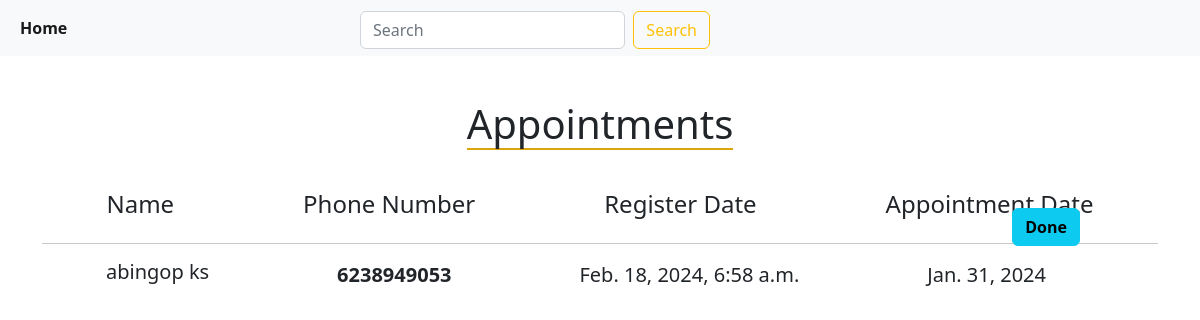
/detail/, run on the app's committed database.
### medicalapp/models.py (models this page shows)
class Task(models.Model):
    task=models.TextField()
    priority=models.IntegerField()
    date = models.DateField()
    created=models.DateTimeField(auto_now_add=True)

### medicalapp/views.py (the view)
# urls.py: path('detail/',views.detail,name='detail'),
def detail(req):
    data=Task.objects.all()
    return render(req,'admin.html',{'data':data})

### servicepp/context_processors.py (called while the page is built)
def menu_links(req):
    links=Service.objects.all()
    return dict(links=links)

### templates/admin.html (shortened to what this page needs)
{% load static %}
<!doctype html>
<html lang="en">
  <head>
    <link href="https://cdn.jsdelivr.net/npm/bootstrap@5.2.3/dist/css/bootstrap.min.css" rel="stylesheet">
    <link rel="stylesheet" href="{% static 'css/main.css' %}">
    <link rel="stylesheet" href="https://cdn.jsdelivr.net/npm/bootstrap-icons@1.11.3/font/bootstrap-icons.min.css">
  </head>
  <body>
<nav class="navbar navbar-expand-lg bg-light fixed-top ">
  <div class="container-fluid ">
    <div class="collapse navbar-collapse" id="navbarSupportedContent">
      <ul class="navbar-nav me-auto mb-2 mb-lg-0 ">
        <li class="nav-item ">
          <a class="nav-link active d" aria-current="page" href="{% url 'med:home' %}"><b>Home</b></a>
        </li>
      </ul>
      <form class="d-flex" role="search" method="get" action="">
  <div class="div_new3">
  <input class="form-control me-2 " type="search" name="q" placeholder="Search" aria-label="Search">
  <button class="btn btn-outline-warning" type="submit">Search</button>
</div>
</form>
    </div>
  </div>
</nav>
    <div class="container ">
      <div class="row">
           <div class="col-lg-12 d-flex justify-content-center">
               <h1 class="hd_app">Appointments</h1>
           </div>
      </div>
      <div class="row">
        <div class="col-lg-12 ">
          <div class="div_app  ">
            <h4>Name</h4>
            <h4>Phone Number</h4>
            <h4>Register Date</h4>
            <h4>Appointment Date</h4>
          </div>
        </div>
   </div>
   <hr>
  <div class="row">
    <div class="col-lg-12 col-md-12 col-sm-12">
      {% for i in data %}
      <div class="div_app me-5">
        <h5 class="div_clint">{{i.task}}</h5>
        <p class="div_clint"><b>{{i.priority}}</b></p>
        <p class="div_clint">{{i.created}}</p>
        <p class="div_clint">{{i.date}}</p>
      </div>
      <div class="div_btnapp">
        <a href="{% url 'med:delete' i.id %}"><button class="btn btn-info"><b>Done</b></button></a>
    </div>
      {% endfor %}
    </div>
</div>
    </div>
  </body>
</html>

### static/css/main.css (style rules this page uses)
* { padding: 0; margin: 0; }
.div_new3 { display: flex; justify-content: center; position: absolute; left: 30%; top: 20%; width: 450px; }
.div_app { display: flex; justify-content: space-around; }
.hd_app { margin-top: 100px; margin-bottom: 40px; border-bottom: #d9a410 2px solid; }
.div_btnapp { position: absolute; display: flex; top: 26%; right: 10%; }
@media screen and (min-width:768px) and (max-width :1423px) { .div_new3 { display: flex; justify-content: center; position: absolute; left: 30%; top: 20%; width: 350px; } }
@media screen and (min-width:768px) and (max-width :1423px) { .div_clint { font-size: 20px; } }

### data on the page
Task: task "abingop ks", priority "6238949053", created "Feb. 18, 2024, 6:58 a.m.", date "Jan. 31, 2024"
